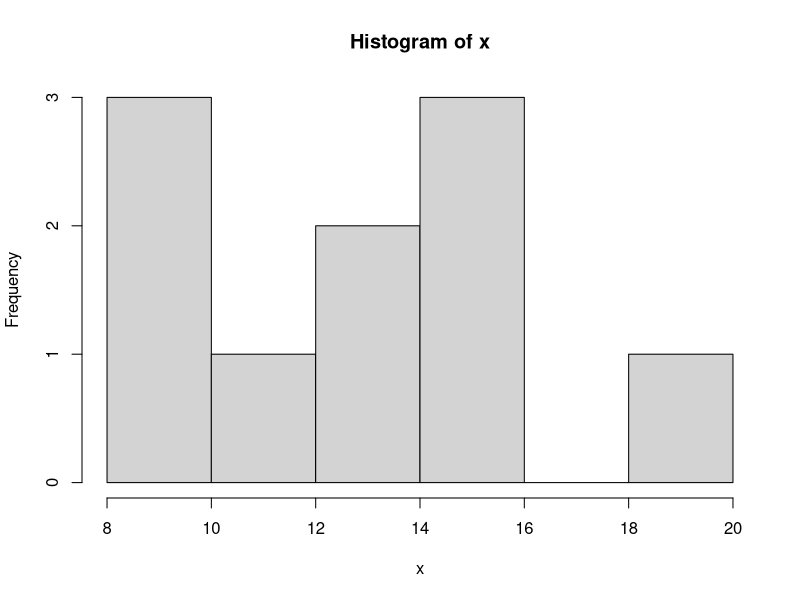
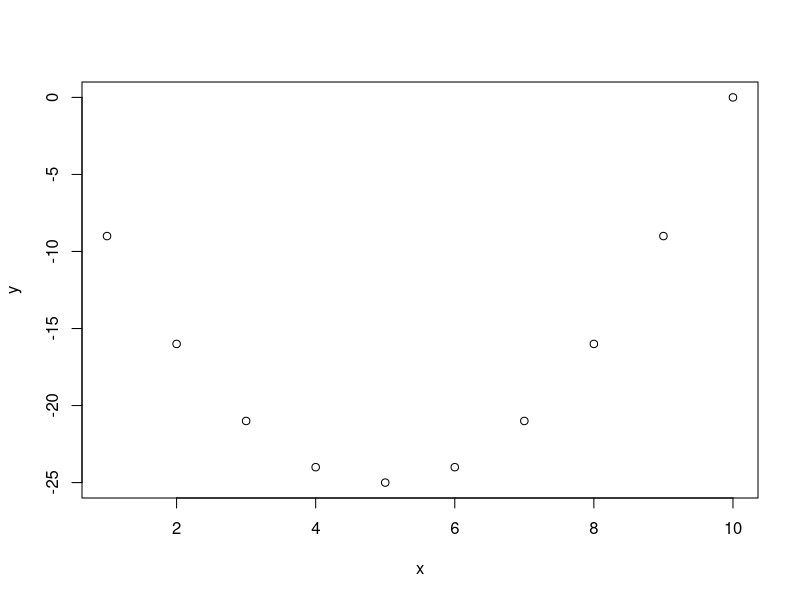
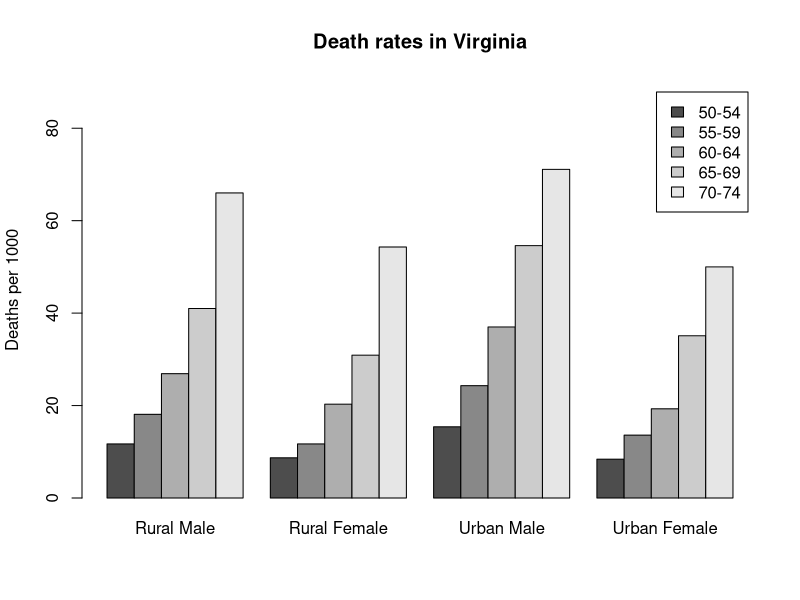
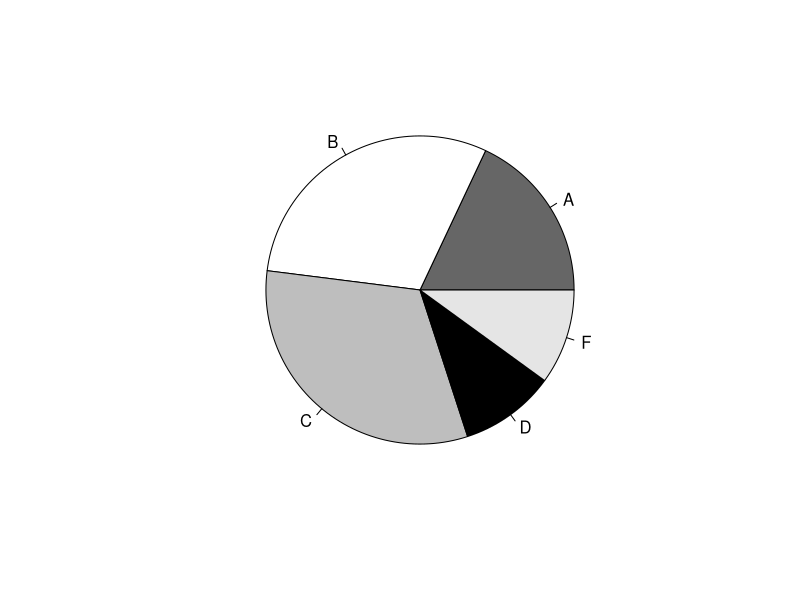
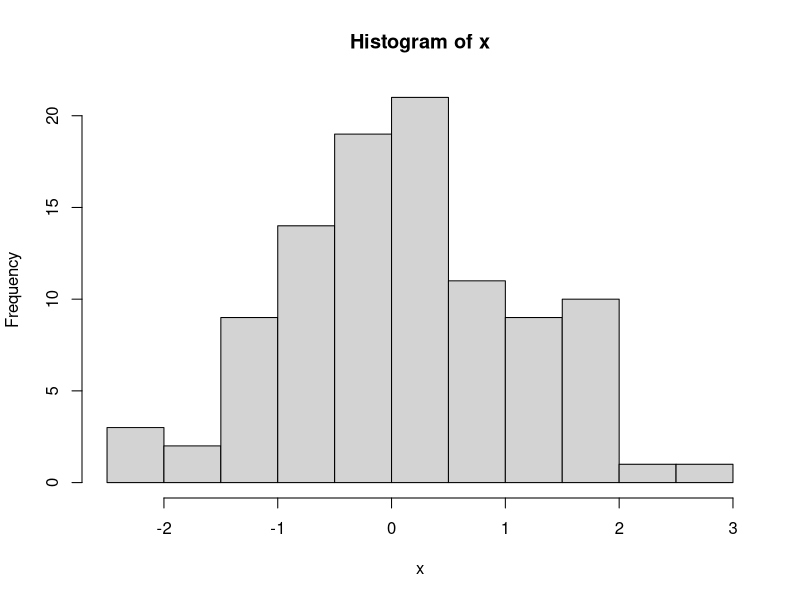
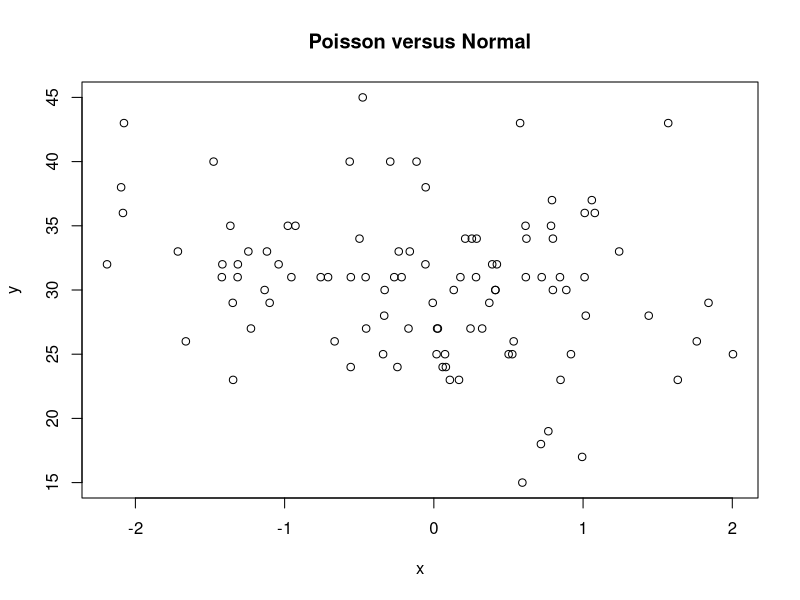
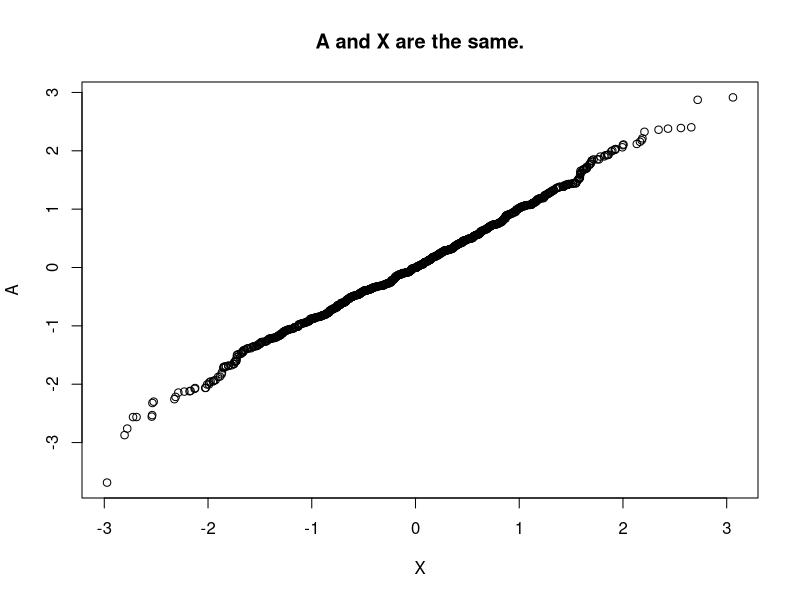
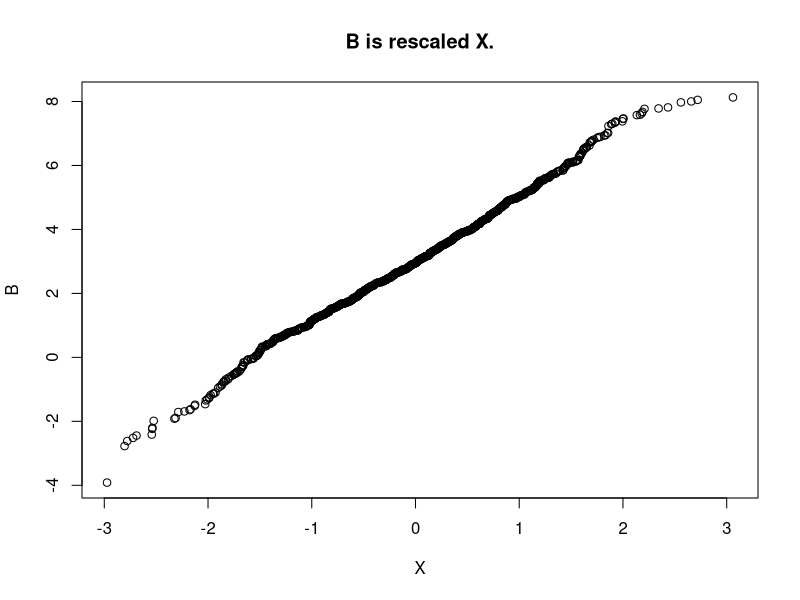

Here is the R script that generated these plots, in order:
## ---- chunk 1
5+49
3-8
3*5
31%%7
31%/%7
## ---- chunk 2

## ---- chunk 3
c(0,7,8)
## ---- chunk 4
numbers5to20<-5:20
c(numbers5to20,7)
## ---- chunk 5
mess<-c(numbers5to20,7)
mess[8]
## ---- chunk 6
mess[-(3:11)]
## ---- chunk 7
x<-c(0,7,8)
x*3
## ---- chunk 8
y<--x-5
## ---- chunk 9
x^3
## ---- chunk 10
y^x
## ---- chunk 11
knitr::opts_chunk$set(echo = TRUE)
## ---- chunk 12
rep(seq(2,20,by=2),2)
## ---- chunk 13
rep(c(1,4),c(3,2))
## ---- chunk 14
rep(seq(2,20,2),rep(2,10))
## ---- chunk 15
colors<-c("red","yellow","blue")
more.colors<-c(colors,"green","magenta","cyan")
more.colors
## ---- chunk 16
paste(colors,"flowers")
## ---- chunk 17
paste("several",colors,"s",sep="")
## ---- chunk 18
paste("I like",colors,collapse = ",")
## ---- chunk 19
m<-matrix(1:6,nrow=2,ncol=3)
m
## ---- chunk 20
m[1,2]
## ---- chunk 21
a<-array(1:24,c(3,4,2))
a
## ---- chunk 22
colors<-c("red","yellow","blue")
numbers<-c(1,2,3)
colors.and.numbers<-data.frame(colors,numbers,more.numbers=c(4,5,6))
colors.and.numbers
## ---- chunk 23
x<-c(12,15,13,20,14,16,10,10,8,15)
hist(x)
x<-seq(1,10)
y<-x^2-10*x
plot(x,y)

## ---- chunk 24
barplot(VADeaths,beside=TRUE,legend=TRUE,ylim = c(0,90),ylab = "Deaths per 1000",main="Death rates in Virginia")
## ---- chunk 25
groupsizes<-c(18,30,32,10,10)
labels<-c("A","B","C","D","F")
pie(groupsizes,labels,col=c("grey40","white","grey","black","grey90"))
## ---- chunk 26
x<-rnorm(100)
hist(x)
## ---- chunk 27
x<-rnorm(100)
y<-rpois(100,30)
plot(x,y,main="Poisson versus Normal")

## ---- chunk 28
X<-rnorm(1000)
A<-rnorm(1000)
qqplot(X,A,main="A and X are the same.")
B<-rnorm(1000,mean=3,sd=2)
qqplot(X,B,main="B is rescaled X.")
C<-rt(1000,df=2)
qqplot(X,C,main="C has heavler tails.")
D<-exp(rnorm(1000))
qqplot(X,D,main="D is skewed to the right.")
## ---- chunk 29
H3<-matrix(c(1,1/2,1/3,1/2,1/3,1/4,1/3,1/4,1/5),nrow=3)
H3
## ---- chunk 30
x<-seq(1,3)
x2<-x^2
x<-cbind(x,x2)
x
## ---- chunk 31
dim(x)
## ---- chunk 32
t(x)
## ---- chunk 33
y<-2*x
y
x*y
## ---- chunk 34
t(y)%*%x
## ---- chunk 35
crossprod(y,x)
## ---- chunk 36
b<-c(1,2,3)
x<-solve(H3,b)
x
